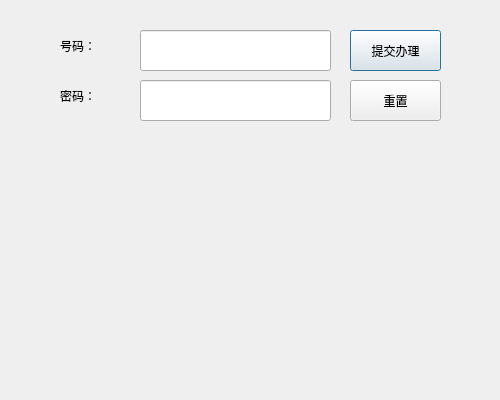
<?xml version="1.0" encoding="UTF-8"?>
<ui version="4.0">
 <class>BusinessDialog</class>
 <widget class="QDialog" name="BusinessDialog">
  <property name="geometry">
   <rect>
    <x>0</x>
    <y>0</y>
    <width>500</width>
    <height>400</height>
   </rect>
  </property>
  <property name="windowTitle">
   <string>Dialog</string>
  </property>
  <widget class="QLabel" name="label">
   <property name="geometry">
    <rect>
     <x>60</x>
     <y>30</y>
     <width>71</width>
     <height>31</height>
    </rect>
   </property>
   <property name="styleSheet">
    <string notr="true">font: 18pt &quot;微软雅黑&quot;;</string>
   </property>
   <property name="text">
    <string>号码：</string>
   </property>
  </widget>
  <widget class="QLineEdit" name="txi_no">
   <property name="geometry">
    <rect>
     <x>140</x>
     <y>30</y>
     <width>191</width>
     <height>41</height>
    </rect>
   </property>
   <property name="minimumSize">
    <size>
     <width>0</width>
     <height>41</height>
    </size>
   </property>
   <property name="maximumSize">
    <size>
     <width>16777215</width>
     <height>41</height>
    </size>
   </property>
   <property name="font">
    <font>
     <family>微软雅黑</family>
     <pointsize>20</pointsize>
     <weight>50</weight>
     <italic>false</italic>
     <bold>false</bold>
    </font>
   </property>
   <property name="styleSheet">
    <string notr="true">font: 20pt &quot;微软雅黑&quot;;</string>
   </property>
   <property name="text">
    <string/>
   </property>
   <property name="maxLength">
    <number>11</number>
   </property>
  </widget>
  <widget class="QLabel" name="label_2">
   <property name="geometry">
    <rect>
     <x>60</x>
     <y>80</y>
     <width>71</width>
     <height>31</height>
    </rect>
   </property>
   <property name="styleSheet">
    <string notr="true">font: 18pt &quot;微软雅黑&quot;;</string>
   </property>
   <property name="text">
    <string>密码：</string>
   </property>
  </widget>
  <widget class="QLineEdit" name="txi_passwd">
   <property name="geometry">
    <rect>
     <x>140</x>
     <y>80</y>
     <width>191</width>
     <height>41</height>
    </rect>
   </property>
   <property name="minimumSize">
    <size>
     <width>0</width>
     <height>41</height>
    </size>
   </property>
   <property name="maximumSize">
    <size>
     <width>16777215</width>
     <height>41</height>
    </size>
   </property>
   <property name="font">
    <font>
     <family>微软雅黑</family>
     <pointsize>20</pointsize>
     <weight>50</weight>
     <italic>false</italic>
     <bold>false</bold>
    </font>
   </property>
   <property name="styleSheet">
    <string notr="true">font: 20pt &quot;微软雅黑&quot;;</string>
   </property>
   <property name="text">
    <string/>
   </property>
   <property name="maxLength">
    <number>11</number>
   </property>
  </widget>
  <widget class="QStackedWidget" name="stackedWidget">
   <property name="geometry">
    <rect>
     <x>30</x>
     <y>140</y>
     <width>431</width>
     <height>231</height>
    </rect>
   </property>
   <property name="currentIndex">
    <number>0</number>
   </property>
   <widget class="QWidget" name="page_5"/>
   <widget class="QWidget" name="page_4">
    <widget class="QLabel" name="label_9">
     <property name="geometry">
      <rect>
       <x>10</x>
       <y>0</y>
       <width>121</width>
       <height>31</height>
      </rect>
     </property>
     <property name="styleSheet">
      <string notr="true">font: 12pt &quot;微软雅黑&quot;;</string>
     </property>
     <property name="text">
      <string>办理内容：</string>
     </property>
    </widget>
    <widget class="QTextEdit" name="txi_comment">
     <property name="geometry">
      <rect>
       <x>10</x>
       <y>140</y>
       <width>411</width>
       <height>81</height>
      </rect>
     </property>
     <property name="minimumSize">
      <size>
       <width>0</width>
       <height>81</height>
      </size>
     </property>
     <property name="maximumSize">
      <size>
       <width>16777215</width>
       <height>81</height>
      </size>
     </property>
    </widget>
    <widget class="QTextEdit" name="txi_content">
     <property name="geometry">
      <rect>
       <x>10</x>
       <y>30</y>
       <width>411</width>
       <height>81</height>
      </rect>
     </property>
     <property name="minimumSize">
      <size>
       <width>0</width>
       <height>81</height>
      </size>
     </property>
     <property name="maximumSize">
      <size>
       <width>16777215</width>
       <height>81</height>
      </size>
     </property>
    </widget>
    <widget class="QLabel" name="label_10">
     <property name="geometry">
      <rect>
       <x>10</x>
       <y>110</y>
       <width>121</width>
       <height>31</height>
      </rect>
     </property>
     <property name="styleSheet">
      <string notr="true">font: 12pt &quot;微软雅黑&quot;;</string>
     </property>
     <property name="text">
      <string>备注：</string>
     </property>
    </widget>
   </widget>
   <widget class="QWidget" name="page">
    <widget class="QComboBox" name="cbx_service">
     <property name="geometry">
      <rect>
       <x>100</x>
       <y>50</y>
       <width>311</width>
       <height>31</height>
      </rect>
     </property>
     <property name="minimumSize">
      <size>
       <width>0</width>
       <height>31</height>
      </size>
     </property>
     <property name="maximumSize">
      <size>
       <width>16777215</width>
       <height>31</height>
      </size>
     </property>
     <property name="styleSheet">
      <string notr="true">font: 10pt &quot;微软雅黑&quot;;</string>
     </property>
    </widget>
    <widget class="QLabel" name="label_3">
     <property name="geometry">
      <rect>
       <x>10</x>
       <y>50</y>
       <width>81</width>
       <height>31</height>
      </rect>
     </property>
     <property name="styleSheet">
      <string notr="true">font: 12pt &quot;微软雅黑&quot;;</string>
     </property>
     <property name="text">
      <string>选择套餐：</string>
     </property>
    </widget>
    <widget class="QLabel" name="label_11">
     <property name="geometry">
      <rect>
       <x>10</x>
       <y>10</y>
       <width>81</width>
       <height>31</height>
      </rect>
     </property>
     <property name="styleSheet">
      <string notr="true">font: 12pt &quot;微软雅黑&quot;;</string>
     </property>
     <property name="text">
      <string>显示套餐：</string>
     </property>
    </widget>
    <widget class="QGroupBox" name="groupBox">
     <property name="geometry">
      <rect>
       <x>100</x>
       <y>10</y>
       <width>141</width>
       <height>36</height>
      </rect>
     </property>
     <property name="title">
      <string/>
     </property>
     <layout class="QHBoxLayout" name="horizontalLayout">
      <item>
       <widget class="QRadioButton" name="rdo_service_type_on">
        <property name="styleSheet">
         <string notr="true">font: 11pt &quot;微软雅黑&quot;;</string>
        </property>
        <property name="text">
         <string>常用</string>
        </property>
       </widget>
      </item>
      <item>
       <widget class="QRadioButton" name="rdo_service_type_off">
        <property name="styleSheet">
         <string notr="true">font: 11pt &quot;微软雅黑&quot;;</string>
        </property>
        <property name="text">
         <string>所有</string>
        </property>
        <property name="checked">
         <bool>true</bool>
        </property>
       </widget>
      </item>
     </layout>
    </widget>
   </widget>
   <widget class="QWidget" name="page_2">
    <widget class="QLabel" name="label_4">
     <property name="geometry">
      <rect>
       <x>10</x>
       <y>70</y>
       <width>81</width>
       <height>31</height>
      </rect>
     </property>
     <property name="styleSheet">
      <string notr="true">font: 12pt &quot;微软雅黑&quot;;</string>
     </property>
     <property name="text">
      <string>证件类型：</string>
     </property>
    </widget>
    <widget class="QComboBox" name="cbx_card_type">
     <property name="geometry">
      <rect>
       <x>100</x>
       <y>70</y>
       <width>311</width>
       <height>31</height>
      </rect>
     </property>
     <property name="sizePolicy">
      <sizepolicy hsizetype="Preferred" vsizetype="Fixed">
       <horstretch>0</horstretch>
       <verstretch>31</verstretch>
      </sizepolicy>
     </property>
     <property name="minimumSize">
      <size>
       <width>0</width>
       <height>31</height>
      </size>
     </property>
     <property name="styleSheet">
      <string notr="true">font: 10pt &quot;微软雅黑&quot;;</string>
     </property>
    </widget>
    <widget class="QLabel" name="label_5">
     <property name="geometry">
      <rect>
       <x>10</x>
       <y>20</y>
       <width>81</width>
       <height>31</height>
      </rect>
     </property>
     <property name="styleSheet">
      <string notr="true">font: 12pt &quot;微软雅黑&quot;;</string>
     </property>
     <property name="text">
      <string>客户姓名：</string>
     </property>
    </widget>
    <widget class="QLineEdit" name="txi_name">
     <property name="geometry">
      <rect>
       <x>100</x>
       <y>20</y>
       <width>311</width>
       <height>31</height>
      </rect>
     </property>
     <property name="minimumSize">
      <size>
       <width>0</width>
       <height>31</height>
      </size>
     </property>
     <property name="maximumSize">
      <size>
       <width>16777215</width>
       <height>31</height>
      </size>
     </property>
     <property name="styleSheet">
      <string notr="true">font: 12pt &quot;微软雅黑&quot;;</string>
     </property>
    </widget>
    <widget class="QLabel" name="label_6">
     <property name="geometry">
      <rect>
       <x>10</x>
       <y>120</y>
       <width>81</width>
       <height>31</height>
      </rect>
     </property>
     <property name="styleSheet">
      <string notr="true">font: 12pt &quot;微软雅黑&quot;;</string>
     </property>
     <property name="text">
      <string>证件号码：</string>
     </property>
    </widget>
    <widget class="QLineEdit" name="txi_card_no">
     <property name="geometry">
      <rect>
       <x>100</x>
       <y>120</y>
       <width>311</width>
       <height>31</height>
      </rect>
     </property>
     <property name="minimumSize">
      <size>
       <width>0</width>
       <height>31</height>
      </size>
     </property>
     <property name="maximumSize">
      <size>
       <width>16777215</width>
       <height>31</height>
      </size>
     </property>
     <property name="styleSheet">
      <string notr="true">font: 12pt &quot;微软雅黑&quot;;</string>
     </property>
    </widget>
   </widget>
   <widget class="QWidget" name="page_3">
    <widget class="QLabel" name="label_7">
     <property name="geometry">
      <rect>
       <x>10</x>
       <y>0</y>
       <width>121</width>
       <height>31</height>
      </rect>
     </property>
     <property name="styleSheet">
      <string notr="true">font: 12pt &quot;微软雅黑&quot;;</string>
     </property>
     <property name="text">
      <string>新增亲情号码：</string>
     </property>
    </widget>
    <widget class="QTextEdit" name="txi_add_no">
     <property name="geometry">
      <rect>
       <x>10</x>
       <y>30</y>
       <width>411</width>
       <height>81</height>
      </rect>
     </property>
     <property name="minimumSize">
      <size>
       <width>0</width>
       <height>81</height>
      </size>
     </property>
     <property name="maximumSize">
      <size>
       <width>16777215</width>
       <height>81</height>
      </size>
     </property>
    </widget>
    <widget class="QLabel" name="label_8">
     <property name="geometry">
      <rect>
       <x>10</x>
       <y>110</y>
       <width>121</width>
       <height>31</height>
      </rect>
     </property>
     <property name="styleSheet">
      <string notr="true">font: 12pt &quot;微软雅黑&quot;;</string>
     </property>
     <property name="text">
      <string>删除亲情号码：</string>
     </property>
    </widget>
    <widget class="QTextEdit" name="txi_delete_no">
     <property name="geometry">
      <rect>
       <x>10</x>
       <y>140</y>
       <width>411</width>
       <height>81</height>
      </rect>
     </property>
    </widget>
   </widget>
  </widget>
  <widget class="QPushButton" name="btn_submit">
   <property name="geometry">
    <rect>
     <x>350</x>
     <y>30</y>
     <width>91</width>
     <height>41</height>
    </rect>
   </property>
   <property name="styleSheet">
    <string notr="true">font: 12pt &quot;微软雅黑&quot;;</string>
   </property>
   <property name="text">
    <string>提交办理</string>
   </property>
  </widget>
  <widget class="QPushButton" name="btn_reset">
   <property name="geometry">
    <rect>
     <x>350</x>
     <y>80</y>
     <width>91</width>
     <height>41</height>
    </rect>
   </property>
   <property name="styleSheet">
    <string notr="true">font: 12pt &quot;微软雅黑&quot;;</string>
   </property>
   <property name="text">
    <string>重置</string>
   </property>
  </widget>
 </widget>
 <resources/>
 <connections/>
</ui>
